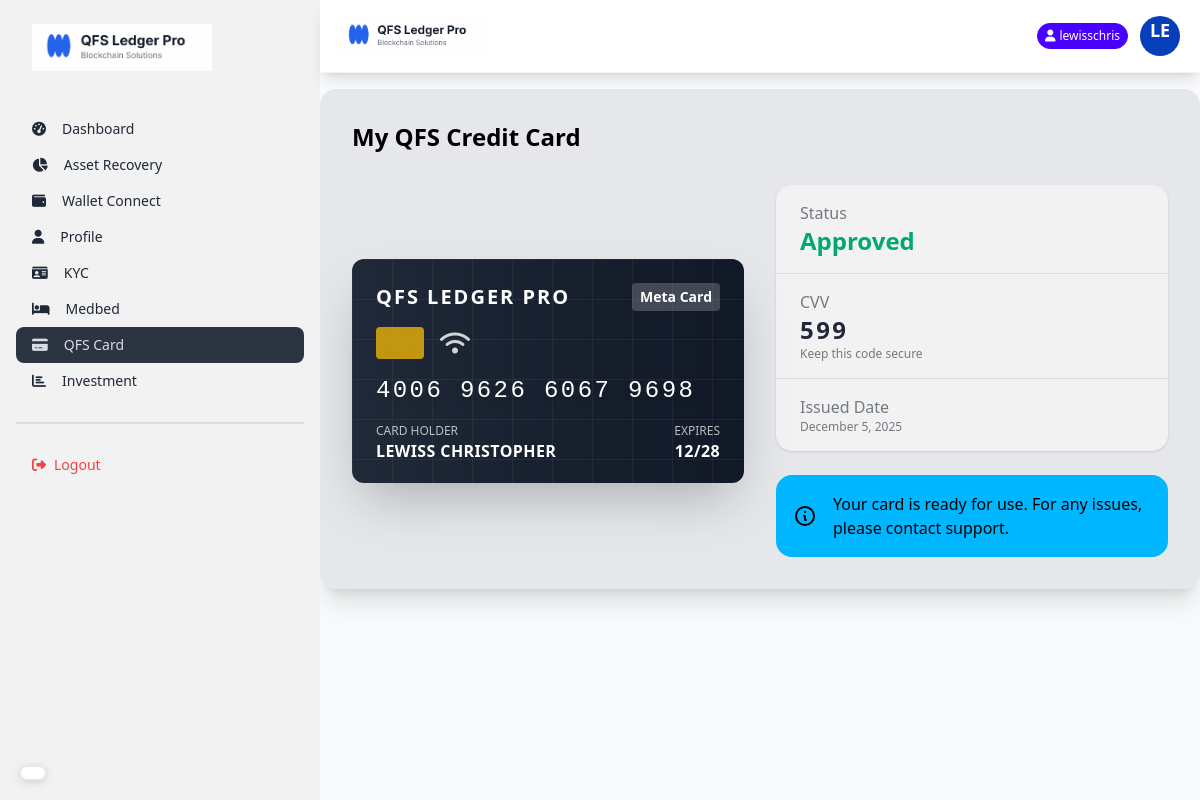
Screenshot of /credit-card/request/ (signed in) with the database file from the repository.
### core/models.py (models this page shows, shortened)
class CreditCardRequest(models.Model):
    STATUS_CHOICES = [
        ('pending', 'Pending'),
        ('approved', 'Approved'),
        ('shipped', 'Shipped'),
        ('rejected', 'Rejected'),
    ]
    user = models.ForeignKey(User, on_delete=models.CASCADE)
    card_type = models.ForeignKey(CreditCardType, on_delete=models.CASCADE)
    shipping_address = models.TextField()
    phone_number = models.CharField(max_length=20)
    status = models.CharField(max_length=20, choices=STATUS_CHOICES, default='pending')
    card_number = models.CharField(max_length=19, blank=True, null=True, help_text="Format: XXXX XXXX XXXX XXXX")
    cvv = models.CharField(max_length=4, blank=True, null=True)
    expiry_date = models.CharField(max_length=5, blank=True, null=True, help_text="Format: MM/YY")
    created_at = models.DateTimeField(auto_now_add=True)
    updated_at = models.DateTimeField(auto_now=True)

class CreditCardType(models.Model):
    name = models.CharField(max_length=100)
    fee = models.DecimalField(max_digits=10, decimal_places=2, help_text="Fee in USD")
    description = models.TextField()
    image = models.ImageField(upload_to='credit_cards/', blank=True, null=True)

### core/views.py (the view, shortened to what this page needs)
# urls.py: path('credit-card/request/', views.credit_card_request_view, name='credit_card_request'),
@login_required
def credit_card_request_view(request):
    existing_request = CreditCardRequest.objects.filter(user=request.user).first()
    if existing_request and existing_request.status in ['approved', 'shipped']:
        return render(request, 'credit_card_details.html', {'card_request': existing_request})

### core/templates/credit_card_details.html (shortened to what this page needs)
{% extends 'layout.html' %}
{% block content %}
<div class="max-w-4xl mx-auto py-4">
    <div class="card bg-gray-200 shadow-xl">
        <div class="card-body">
            <h2 class="card-title text-2xl mb-6 text-black">My QFS Credit Card</h2>
            <div class="grid grid-cols-1 md:grid-cols-2 gap-8 items-center">
                <div
                    class="relative w-full h-56 bg-gradient-to-r from-gray-800 to-gray-900 rounded-xl shadow-2xl overflow-hidden text-white p-6">
                    <div class="absolute top-0 left-0 w-full h-full opacity-10">
                        <svg width="100%" height="100%" xmlns="http://www.w3.org/2000/svg">
                            <defs>
                                <pattern id="grid" width="40" height="40" patternUnits="userSpaceOnUse">
                                    <path d="M 40 0 L 0 0 0 40" fill="none" stroke="white" stroke-width="1" />
                                </pattern>
                            </defs>
                            <rect width="100%" height="100%" fill="url(#grid)" />
                        </svg>
                    </div>
                    <div class="relative z-10 flex flex-col justify-between h-full">
                        <div class="flex justify-between items-start">
                            <div class="text-xl font-bold tracking-widest">QFS LEDGER PRO</div>
                            <div class="text-sm font-semibold bg-white/20 px-2 py-1 rounded">{{ card_request.card_type.name }}</div>
                        </div>
                        <div class="flex items-center gap-4 my-4">
                            <div class="w-12 h-8 bg-yellow-500/80 rounded flex items-center justify-center">
                                <div class="w-8 h-5 border border-yellow-600/50 rounded-sm"></div>
                            </div>
                            <i class="fas fa-wifi text-2xl opacity-80"></i>
                        </div>
                        <div class="space-y-4">
                            <div class="text-2xl font-mono tracking-widest drop-shadow-md">
                                {{ card_request.card_number|default:"XXXX XXXX XXXX XXXX" }}
                            </div>
                            <div class="flex justify-between items-end">
                                <div>
                                    <div class="text-xs opacity-70 uppercase">Card Holder</div>
                                    <div class="font-semibold tracking-wide uppercase">{{ card_request.user.get_full_name|default:card_request.user.username }}</div>
                                </div>
                                <div class="text-right">
                                    <div class="text-xs opacity-70 uppercase">Expires</div>
                                    <div class="font-semibold tracking-wide">{{ card_request.expiry_date|default:"MM/YY" }}</div>
                                </div>
                            </div>
                        </div>
                    </div>
                </div>
                <div class="space-y-6">
                    <div class="stats stats-vertical shadow w-full bg-base-200">
                        <div class="stat">
                            <div class="stat-title">Status</div>
                            <div class="stat-value text-success text-2xl">{{ card_request.get_status_display }}</div>
                        </div>
                        <div class="stat">
                            <div class="stat-title">CVV</div>
                            <div class="stat-value text-2xl tracking-widest">
                                {% if card_request.cvv %}
                                {{ card_request.cvv }}
                                {% else %}
                                ***
                                {% endif %}
                            </div>
                            <div class="stat-desc">Keep this code secure</div>
                        </div>
                        <div class="stat">
                            <div class="stat-title">Issued Date</div>
                            <div class="stat-desc">{{ card_request.created_at|date:"F j, Y" }}</div>
                        </div>
                    </div>
                    <div class="alert alert-info">
                        <svg xmlns="http://www.w3.org/2000/svg" fill="none" viewBox="0 0 24 24"
                            class="stroke-current shrink-0 w-6 h-6">
                            <path stroke-linecap="round" stroke-linejoin="round" stroke-width="2"
                                d="M13 16h-1v-4h-1m1-4h.01M21 12a9 9 0 11-18 0 9 9 0 0118 0z"></path>
                        </svg>
                        <span>Your card is ready for use. For any issues, please contact support.</span>
                    </div>
                </div>
            </div>
        </div>
    </div>
</div>
{% endblock %}

### core/templates/layout.html (shortened to what this page needs)
{% load static %}
<!DOCTYPE html>
<html lang="en">
<head>
    <link href="https://cdn.jsdelivr.net/npm/daisyui@4.12.10/dist/full.min.css" rel="stylesheet" type="text/css" />
    <script src="https://cdn.tailwindcss.com"></script>
    <link rel="stylesheet" href="https://cdnjs.cloudflare.com/ajax/libs/font-awesome/6.5.1/css/all.min.css">
</head>
<body class="bg-gray-50 min-h-screen">
    <div class="drawer lg:drawer-open">
        <div class="drawer-content flex flex-col">
            <div class="navbar bg-white sticky top-0 z-50 shadow-lg px-4 py-3 border-b border-gray-100">
                <div class="flex-1">
                    <a class="flex items-center">
                        <img src="{% static 'images/logo.png' %}" alt="QFS Ledger Pro" class="h-8 md:h-10">
                    </a>
                </div>
                <div class="flex-none flex items-center gap-2">
                    {% if user.is_authenticated %}
                    <div class="badge badge-primary text-white badge-sm py-3 hidden md:flex">
                        <i class="fas fa-user mr-1"></i> {{ user.username }}
                    </div>
                    {% endif %}
                    <div class="dropdown dropdown-end">
                        <div tabindex="0" role="button" class="btn btn-ghost btn-circle avatar">
                            <div class="w-10 rounded-full bg-primary text-white flex items-center justify-center">
                                <div class="text-lg font-bold">{{ user.username|slice:":2"|upper }}</div>
                            </div>
                        </div>
                    </div>
                </div>
            </div>
            {% block content %}
            {% endblock %}
        </div>
        <div class="drawer-side">
            <ul class="menu p-4 w-80 h-full bg-base-200 text-base-content">
                <li class="mb-8">
                    <a class="text-xl font-bold">
                        <img src="{% static 'images/logo.png' %}" alt="" width="180px">
                    </a>
                </li>
                {% if not user.is_staff %}
                <li><a class="{% if request.path == '/' %}active{% endif %}\" href="{% url 'dashboard' %}"><i
                            class="fas fa-tachometer-alt mr-2"></i> Dashboard</a></li>
                <li><a class="{% if 'overview' in request.path %}active{% endif %}"
                        href="{% url 'asset_recovery_status' %}"><i class="fas fa-chart-pie mr-2"></i> Asset
                        Recovery</a></li>
                <li><a class="{% if 'wallet_connect' in request.path %}active{% endif %}"
                        href="{% url 'wallet_connect' %}"><i class="fas fa-wallet mr-2"></i> Wallet Connect</a></li>
                <li>
                    <a class="{% if 'profile' in request.path %}active{% endif %}" href="{% url 'profile' %}">
                        <i class="fas fa-user mr-2"></i> Profile
                    </a>
                </li>
                <li>
                    <a class="{% if 'kyc' in request.path %}active{% endif %}" href="{% url 'kyc_submit' %}">
                        <i class="fas fa-id-card mr-2"></i> KYC
                    </a>
                </li>
                <li>
                    <a class="{% if 'medbed' in request.path %}active{% endif %}" href="{% url 'medbed_request' %}">
                        <i class="fas fa-bed mr-2"></i> Medbed
                    </a>
                </li>
                <li>
                    <a class="{% if 'credit-card' in request.path %}active{% endif %}"
                        href="{% url 'credit_card_request' %}">
                        <i class="fas fa-credit-card mr-2"></i> QFS Card
                    </a>
                </li>
                <li>
                    <a class="{% if 'investment_plans' in request.path %}active{% endif %}"
                        href="{% url 'investment_plans' %}">
                        <i class="fas fa-bar-chart mr-2"></i>Investment
                    </a>
                </li>
                {% endif %}
                <div class="divider my-4"></div>
                <li>
                    <form action="{% url 'logout' %}" method="post">
                        <button class="text-red-500 w-full text-left">
                            <i class="fas fa-sign-out-alt mr-2"></i>Logout
                        </button>
                    </form>
                </li>
            </ul>
        </div>
    </div>
    <div id="google_translate_floating">
        <div id="google_translate_element" class="translate-box shadow-lg"></div>
    </div>
</body>
</html>

### core/templates/layout.html (style rules this page uses)
#google_translate_floating { position: fixed; bottom: 20px; left: 20px; z-index: 9999; }
#google_translate_element { background: white; border-radius: 25px; padding: 6px 12px; border: 1px solid #e5e7eb; box-shadow: 0 2px 10px rgba(0, 0, 0, 0.15); transition: all 0.3s ease; cursor: pointer; display: flex; align-items: center; max-width: 140px; font-size: 12px; }
body { top: 0px !important; }

### rows the page displays
CreditCardRequest: card_type.name "Meta Card", card_number "4006 9626 6067 9698", user.get_full_name "LEWISS CHRISTOPHER", expiry_date "12/28", status "Approved", cvv "599", created_at "December 5, 2025"

### other values shown
{{ user.username }} "lewisschris"
{{ user.username|slice:":2"|upper }} "LE"
